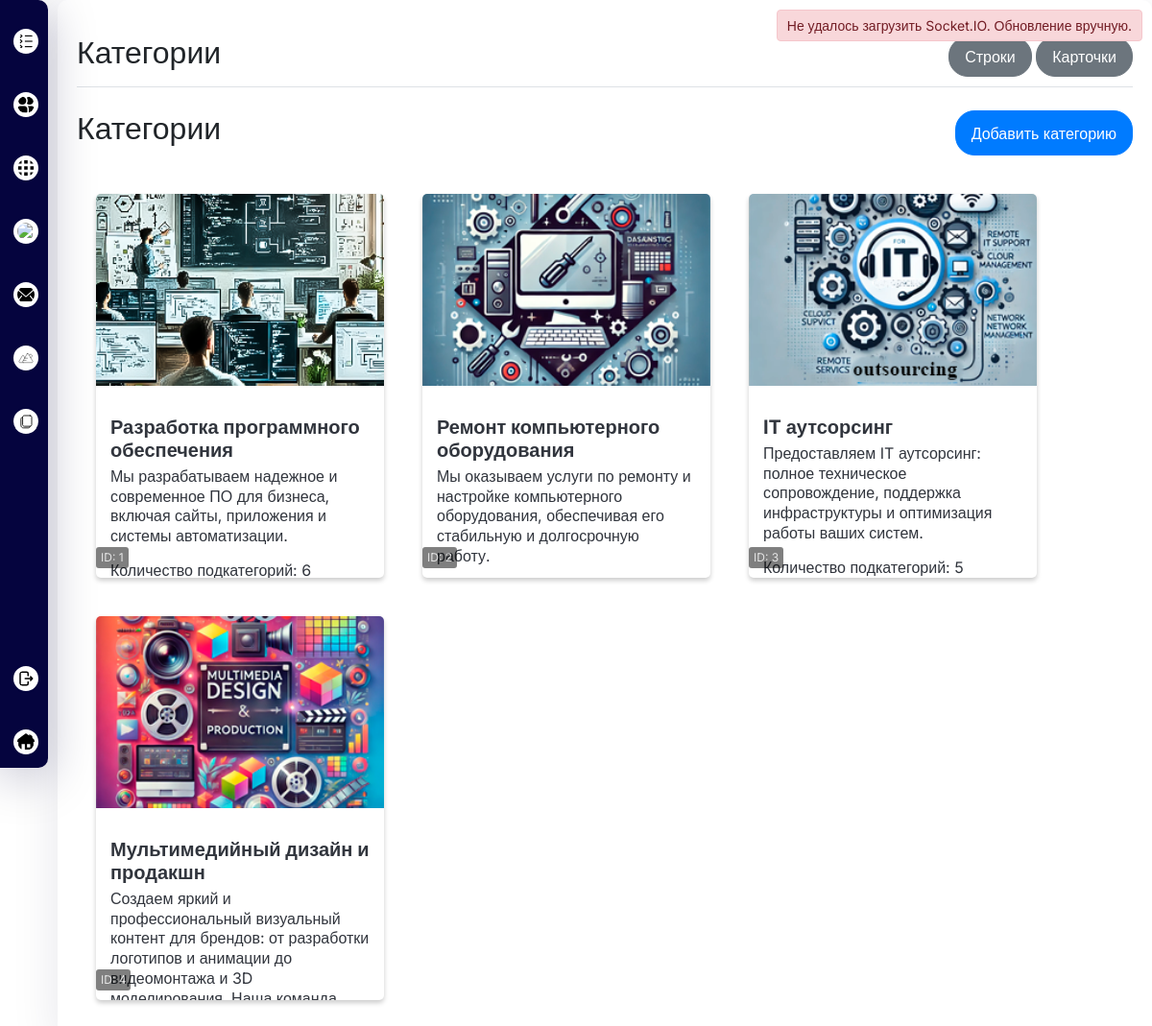
The page /admin/ (signed in) on the database its author committed.
### models.py (models this page shows)
class Category(db.Model):
    id = db.Column(db.Integer, primary_key=True)
    name = db.Column(db.String(255), nullable=False)
    image = db.Column(db.String(255), nullable=True)
    description = db.Column(db.Text, nullable=True)  # Добавлено поле description
    subcategories = db.relationship('SubCategory', back_populates='category', lazy=True)

### admin/routes.py (the view)
@admin_bp.route('/')
@login_required
@admin_required
def admin_dashboard():
    from models import Category, Elements
    categories = Category.query.all()
    elements_list = Elements.query.all()
    users = User.query.all()
    services = Service.query.all()
    recipients_incoming = db.session.query(Mail.recipient).filter_by(direction='incoming').distinct().all()
    recipients_outgoing = db.session.query(Mail.sender).filter_by(direction='outgoing').distinct().all()
    recipients = list(set([r[0] for r in recipients_incoming + recipients_outgoing]))
    recipient_list = sorted(recipients)
    selected_recipient = request.args.get('recipient', recipient_list[0] if recipient_list else None)
    incoming_threads = []
    outgoing_threads = []
    if selected_recipient:
        incoming_emails_query = Mail.query.filter_by(recipient=selected_recipient, direction='incoming')
        incoming_emails = incoming_emails_query.order_by(Mail.received_at.asc()).all()
        incoming_threads_map = {}
        for email in incoming_emails:
            thread_key = email.thread_id if email.thread_id else email.id
            if thread_key not in incoming_threads_map:
                incoming_threads_map[thread_key] = []
            incoming_threads_map[thread_key].append(email)
        incoming_threads = sorted(incoming_threads_map.values(), key=lambda x: x[0].received_at)
        outgoing_emails_query = Mail.query.filter_by(sender=selected_recipient, direction='outgoing')  # Изменено здесь
        outgoing_emails = outgoing_emails_query.order_by(Mail.received_at.asc()).all()
        outgoing_threads_map = {}
        for email in outgoing_emails:
            thread_key = email.thread_id if email.thread_id else email.id
            if thread_key not in outgoing_threads_map:
                outgoing_threads_map[thread_key] = []
            outgoing_threads_map[thread_key].append(email)
        outgoing_threads = sorted(outgoing_threads_map.values(), key=lambda x: x[0].received_at)
    logging.info(f"Selected Recipient: {selected_recipient}")
    logging.info(f"Number of incoming threads fetched: {len(incoming_threads)}")
    logging.info(f"Number of outgoing threads fetched: {len(outgoing_threads)}")  # Добавлено
    return render_template(
        'admin/admin_dashboard.html',
        categories=categories,
        Elements=elements_list,
        users=users,
        services=services,
        recipients=recipient_list,
        selected_recipient=selected_recipient,
        incoming_threads=incoming_threads,
        outgoing_threads=outgoing_threads
    )

### app.py (called while the page is built)
@login_manager.user_loader
def load_user(user_id):
    return User.query.get(int(user_id))

### models.py (called while the page is built)
    @property
    def is_admin(self):
        return self.role == 'admin'

### templates/admin/admin_dashboard.html (shortened to what this page needs)
<!DOCTYPE html>
<html lang="en">
<head>
    <link href="https://stackpath.bootstrapcdn.com/bootstrap/4.5.2/css/bootstrap.min.css" rel="stylesheet">
    <link rel="stylesheet" href="https://cdnjs.cloudflare.com/ajax/libs/meyer-reset/2.0/reset.min.css">
    <link rel="stylesheet" href="https://cdnjs.cloudflare.com/ajax/libs/codemirror/5.65.5/codemirror.min.css">
    <link rel="stylesheet" href="https://cdnjs.cloudflare.com/ajax/libs/codemirror/5.65.5/theme/monokai.min.css">
	<link rel="stylesheet" href="https://cdnjs.cloudflare.com/ajax/libs/font-awesome/6.4.0/css/all.min.css">
    <link rel="stylesheet" href="static/css/admin_dashboard.css">
</head>
<body>
<div class="sidebar">
    <div class="sidebar-sticky pt-3">
        <ul class="nav flex-column">
            <li class="nav-item">
                <a class="nav-link active" data-toggle="tab" href="#categories" role="tab">
                    <img src="{{ url_for('static', filename='img/icon/Categories_product.svg') }}" alt="Категории" class="tab-icon">
                </a>
            </li>
            <li class="nav-item">
                <a class="nav-link" data-toggle="tab" href="#users" role="tab">
                    <img src="{{ url_for('static', filename='img/icon/users.svg') }}" alt="Пользователи" class="tab-icon">
                </a>
            </li>
            <li class="nav-item">
                <a class="nav-link" data-toggle="tab" href="#services" role="tab">
                    <img src="{{ url_for('static', filename='img/icon/service-list.svg') }}" alt="Сервисы" class="tab-icon">
                </a>
            </li>
            <li class="nav-item">
                <a class="nav-link" data-toggle="tab" href="#chats" role="tab">
                    <img src="{{ url_for('static', filename='img/icon/chat.svg') }}" alt="Чаты" class="tab-icon">
                </a>
            </li>
            <li class="nav-item">
                <a class="nav-link" data-toggle="tab" href="#email" role="tab">
                    <img src="{{ url_for('static', filename='img/icon/email.svg') }}" alt="Настройки" class="tab-icon">
                </a>
            </li>
            <li class="nav-item">
                <a class="nav-link" data-toggle="tab" href="#Interactive_elements" role="tab">
                    <img src="{{ url_for('static', filename='img/icon/Interactive.svg') }}" alt="Интерактивные элементы" class="tab-icon">
                </a>
            </li>
            <li class="nav-item">
                <a class="nav-link" data-toggle="tab" href="#pages" role="tab">
                    <img src="{{ url_for('static', filename='img/icon/pages.svg') }}" alt="Страницы" class="tab-icon">
                </a>
            </li>
        </ul>
    </div>
    <div class="footer">
        <ul class="nav flex-column">
            <li class="nav-item">
                <a class="nav-link" href="{{ url_for('logout') }}">
                    <img src="{{ url_for('static', filename='img/icon/logout.svg') }}" alt="Выход" class="tab-icon">
                </a>
            </li>
            <li class="nav-item">
                <a class="nav-link" href="{{ url_for('index') }}">
                    <img src="{{ url_for('static', filename='img/icon/home.svg') }}" alt="Главная" class="tab-icon">
                </a>
            </li>
        </ul>
    </div>
</div>
    <div class="main-content tab-content">
        <div class="tab-pane fade show active" id="categories" role="tabpanel">
            <div class="d-flex justify-content-between flex-wrap flex-md-nowrap align-items-center pt-3 pb-2 mb-3 border-bottom">
                <h1 class="h2">Категории</h1>
                <div>
                    <button class="btn btn-secondary" id="listViewBtn">Строки</button>
                    <button class="btn btn-secondary" id="cardViewBtn">Карточки</button>
                </div>
            </div>
            <div class="d-flex justify-content-between mt-4 mb-2">
                <h2>Категории</h2>
                <button class="btn btn-primary" id="addCategoryBtn">Добавить категорию</button>
            </div>
            <main role="main">
                {% for category in categories %}
                <div class="product">
                    <figure>
                        <img class="product-image" src="{{ category.image and url_for('admin_bp.uploaded_file', folder='category', filename=category.image) or '#' }}" alt="{{ category.name }}">
                        <div class="card-id-watermark">ID: {{ category.id }}</div>
                    </figure>
                    <div class="product-description">
                        <div class="info">
                            <h1>{{ category.name }}</h1>
                            <p>{{ category.description }}</p>
                            <p>Количество подкатегорий: {{ category.subcategories|length }}</p>
                        </div>
                    </div>
                </div>
                {% endfor %}
            </main>
        </div>
</div>
</body>
</html>

### static/css/admin_dashboard.css (style rules this page uses)
*, *:after, *:before { box-sizing: border-box; }
body { font-family: "Inter", sans-serif; line-height: 1.5; display: flex; }
.sidebar { position: fixed; top: 0; left: 0; width: 50px; height: 100vh; background-color: #05043e; display: flex; flex-direction: column; justify-content: space-between; border-radius: 0 10px 10px 0; box-shadow: 0 10px 50px 0 rgba(5, 4, 62, 0.25); z-index: 1000; }
.sidebar .nav-item + .nav-item { margin-top: 0.75rem; }
.sidebar .nav-item a { color: #FFF; text-decoration: none; display: flex; align-items: center; justify-content: center; padding: 0.75rem; border-radius: 8px; position: relative; }
.sidebar .nav-item img { width: 30px; height: 30px; flex-shrink: 0; background-color: #FFFFFF; border: 2px solid #05043e; border-radius: 50%; padding: 4px; }
.main-content { flex-grow: 1; padding: 2rem; background-color: #fff; border-radius: 10px; box-shadow: 0 10px 50px 0 rgba(5, 4, 62, 0.1); }
.footer { margin-top: auto; }
main[role="main"] { max-width: 1200px; margin: 20px auto; position: relative; }
.product { background: #fff; width: 300px; height: 400px; margin: 20px; float: left; box-shadow: 0 3px 5px rgba(0, 0, 0, 0.2); transition: transform 0.3s, box-shadow 0.3s; position: relative; overflow: hidden; border-radius: 5px; }
.product img { width: 100%; height: 200px; object-fit: cover; }
.product-description { padding: 15px; color: #31353d; height: 250px; overflow: hidden; }
.product-description h1 { font-size: 20px; margin: 0 0 5px; font-weight: bold; }
.product-description p { margin: 0 0 15px; line-height: 1.3em; }
.card-id-watermark { position: absolute; bottom: 10px; font-size: 12px; color: rgba(255, 255, 255, 0.8); background: rgba(0, 0, 0, 0.5); padding: 2px 5px; border-radius: 3px; }
.tab-content { margin-left: 60px; padding: 20px; }
.btn-success, .btn-secondary, .btn-primary { border-radius: 20px; padding: 8px 16px; }

### rows shown on the page
Category: image (picture), id "1", name "Разработка программного обеспечения", description "Мы разрабатываем надежное и современное ПО для бизнеса, включая сайты, приложения и системы автоматизации.", subcategories|length "6"
Category: image (picture), id "2", name "Ремонт компьютерного оборудования", description "Мы оказываем услуги по ремонту и настройке компьютерного оборудования, обеспечивая его стабильную и долгосрочную работу."
Category: image (picture), id "3", name "IT аутсорсинг", description "Предоставляем IT аутсорсинг: полное техническое сопровождение, поддержка инфраструктуры и оптимизация работы ваших систем.", subcategories|length "5"
Category: image (picture), id "4", name "Мультимедийный дизайн и продакшн", description "Создаем яркий и профессиональный визуальный контент для брендов: от разработки логотипов и анимации до видеомонтажа и 3D…"
